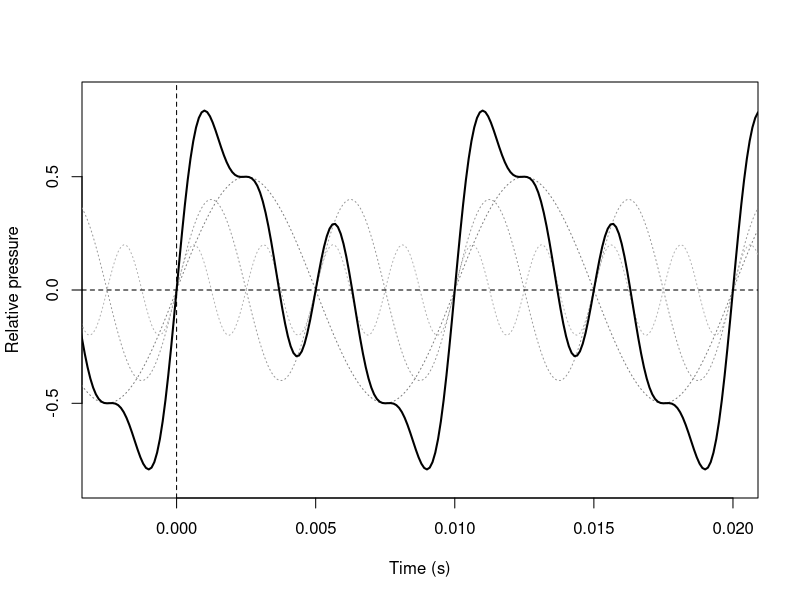

Write the R code that produced this figure. (Note: this script raises an error after producing the figure.)
## ---- chunk 1
xx <- seq(-0.1,0.1,by=.0001) # .1 ms
yy <- 0.5*sin(2*pi*100*xx) + 0.4*sin(2*pi*200*xx) + 0.2*sin(2*pi*400*xx)
T <- .01 # period
# f0 is 100 Hz, each period is 10 ms or 100 samples
plot( xx, yy, xlim=c(-0.0025,.020),
      ylim=c(-0.85,0.85), lwd=2, 
      xlab="Time (s)", ylab="Relative pressure", type="n")
lines( xx, 0.5*sin(2*pi*100*xx), lty="dotted", col="grey50" )
lines( xx, 0.4*sin(2*pi*200*xx), lty="dotted", col="grey60" )
lines( xx, 0.2*sin(2*pi*400*xx), lty="dotted", col="grey70" )
lines( xx, yy, lty=1, lwd=2 )
abline(h=0, lty=2)
abline(v=0, lty=2)
# abline(v=0.000475, lty=2)
# arrows( x0=0.00425, y0=min(yy), y1=max(yy), 
#         lwd=3, angle=15, col="darkred", code=3 )
# text( x=0.00425-0.0002, y=0.25, pos=2, cex=1.25, adj=0.8,
#       labels="Amplitude", col="darkred", srt=90 )
# # arrows( x0=0.0054, y0=-0, x1=.0054+T-0.0001,
# arrows( x0=0.0+T+0.000475, y0=-0, x1=0+T+T+0.000475-0.0001,
#         lwd=3, angle=15, col="darkred", code=3 )
# # half a period, centered, nudge left
# text( x=0+T+T/2+0.000475-0.0001, y=0, pos=1, labels="Period", cex=1.25, 
#       col="darkred", adj=0.5 )
# arrows( x0=0, y0=0.7, x1=.000475,
#         lwd=3, angle=15, col="darkred", code=3, length=0.1 )
# text( x=0, y=0.7, pos=2, cex=1.25, labels="Phase",
#       col="darkred", adj=1 )
## ---- chunk 2
knitr::include_graphics("figures/complex100n200n400.png")
## ---- chunk 3
knitr::include_graphics("figures/Spectrum_speech_word_0_210.png")
## ---- chunk 4
knitr::include_graphics("figures/whitebrownnoises.png")
## ---- chunk 5
knitr::include_graphics("figures/ADSR_parameter.png")
